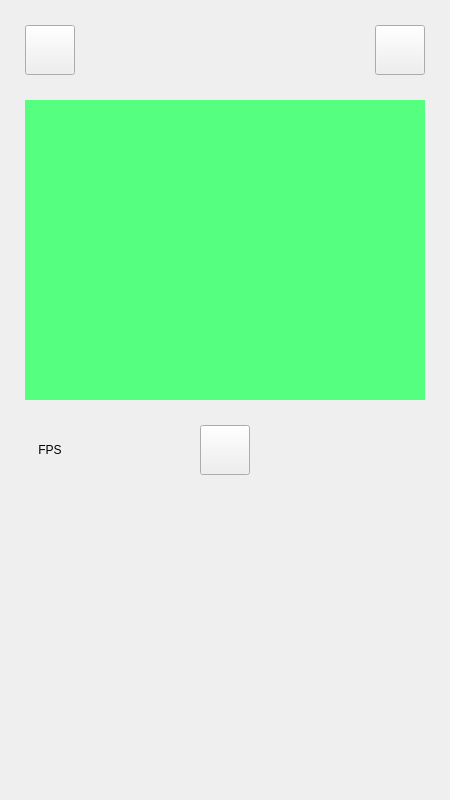
<?xml version="1.0" encoding="UTF-8"?>
<ui version="4.0">
 <class>Image_Capture_View</class>
 <widget class="QWidget" name="Image_Capture_View">
  <property name="geometry">
   <rect>
    <x>0</x>
    <y>0</y>
    <width>450</width>
    <height>800</height>
   </rect>
  </property>
  <property name="windowTitle">
   <string>Form</string>
  </property>
  <widget class="QPushButton" name="next_button">
   <property name="geometry">
    <rect>
     <x>375</x>
     <y>25</y>
     <width>50</width>
     <height>50</height>
    </rect>
   </property>
   <property name="text">
    <string/>
   </property>
   <property name="icon">
    <iconset resource="UI_ViewResource.qrc">
     <normaloff>:/View/Icon/right_arrow.png</normaloff>:/View/Icon/right_arrow.png</iconset>
   </property>
   <property name="iconSize">
    <size>
     <width>50</width>
     <height>50</height>
    </size>
   </property>
  </widget>
  <widget class="QLabel" name="preview_fps_label">
   <property name="geometry">
    <rect>
     <x>25</x>
     <y>425</y>
     <width>50</width>
     <height>50</height>
    </rect>
   </property>
   <property name="text">
    <string>FPS</string>
   </property>
   <property name="alignment">
    <set>Qt::AlignmentFlag::AlignCenter</set>
   </property>
  </widget>
  <widget class="QPushButton" name="capture_button">
   <property name="geometry">
    <rect>
     <x>200</x>
     <y>425</y>
     <width>50</width>
     <height>50</height>
    </rect>
   </property>
   <property name="text">
    <string/>
   </property>
   <property name="icon">
    <iconset resource="UI_ViewResource.qrc">
     <normaloff>:/View/Icon/Capture_button.png</normaloff>:/View/Icon/Capture_button.png</iconset>
   </property>
   <property name="iconSize">
    <size>
     <width>40</width>
     <height>40</height>
    </size>
   </property>
  </widget>
  <widget class="QLabel" name="preview_image_label">
   <property name="geometry">
    <rect>
     <x>25</x>
     <y>100</y>
     <width>400</width>
     <height>300</height>
    </rect>
   </property>
   <property name="styleSheet">
    <string notr="true">background-color: rgb(85, 255, 127);</string>
   </property>
   <property name="text">
    <string/>
   </property>
   <property name="alignment">
    <set>Qt::AlignmentFlag::AlignCenter</set>
   </property>
  </widget>
  <widget class="QPushButton" name="back_button">
   <property name="geometry">
    <rect>
     <x>25</x>
     <y>25</y>
     <width>50</width>
     <height>50</height>
    </rect>
   </property>
   <property name="text">
    <string/>
   </property>
   <property name="icon">
    <iconset resource="UI_ViewResource.qrc">
     <normaloff>:/View/Icon/left_arrow.png</normaloff>:/View/Icon/left_arrow.png</iconset>
   </property>
   <property name="iconSize">
    <size>
     <width>50</width>
     <height>50</height>
    </size>
   </property>
  </widget>
 </widget>
 <resources>
  <include location="UI_ViewResource.qrc"/>
 </resources>
 <connections/>
</ui>
